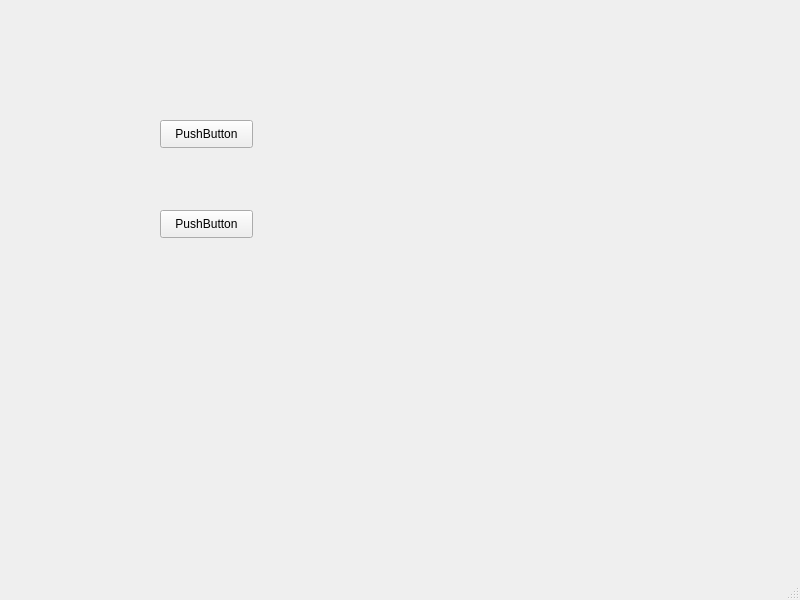
<?xml version="1.0" encoding="UTF-8"?>
<ui version="4.0">
 <class>MainWindow</class>
 <widget class="QMainWindow" name="MainWindow">
  <property name="geometry">
   <rect>
    <x>0</x>
    <y>0</y>
    <width>800</width>
    <height>600</height>
   </rect>
  </property>
  <property name="windowTitle">
   <string>MainWindow</string>
  </property>
  <widget class="QWidget" name="centralwidget">
   <widget class="QPushButton" name="pushButton">
    <property name="geometry">
     <rect>
      <x>160</x>
      <y>120</y>
      <width>93</width>
      <height>28</height>
     </rect>
    </property>
    <property name="text">
     <string>PushButton</string>
    </property>
   </widget>
   <widget class="QPushButton" name="pushButton_2">
    <property name="geometry">
     <rect>
      <x>160</x>
      <y>210</y>
      <width>93</width>
      <height>28</height>
     </rect>
    </property>
    <property name="text">
     <string>PushButton</string>
    </property>
   </widget>
  </widget>
  <widget class="QMenuBar" name="menubar">
   <property name="geometry">
    <rect>
     <x>0</x>
     <y>0</y>
     <width>800</width>
     <height>24</height>
    </rect>
   </property>
  </widget>
  <widget class="QStatusBar" name="statusbar"/>
 </widget>
 <resources/>
 <connections/>
</ui>
